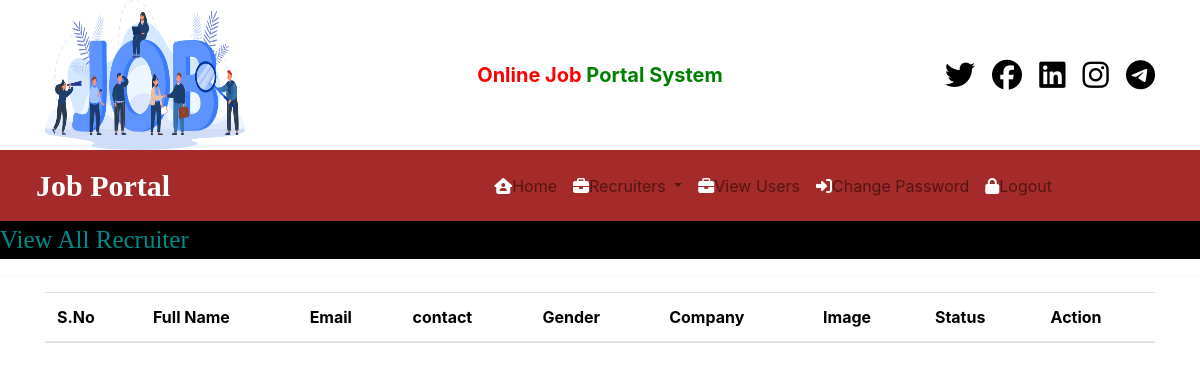
The app's page /recruiter_all/ (signed in), older data.
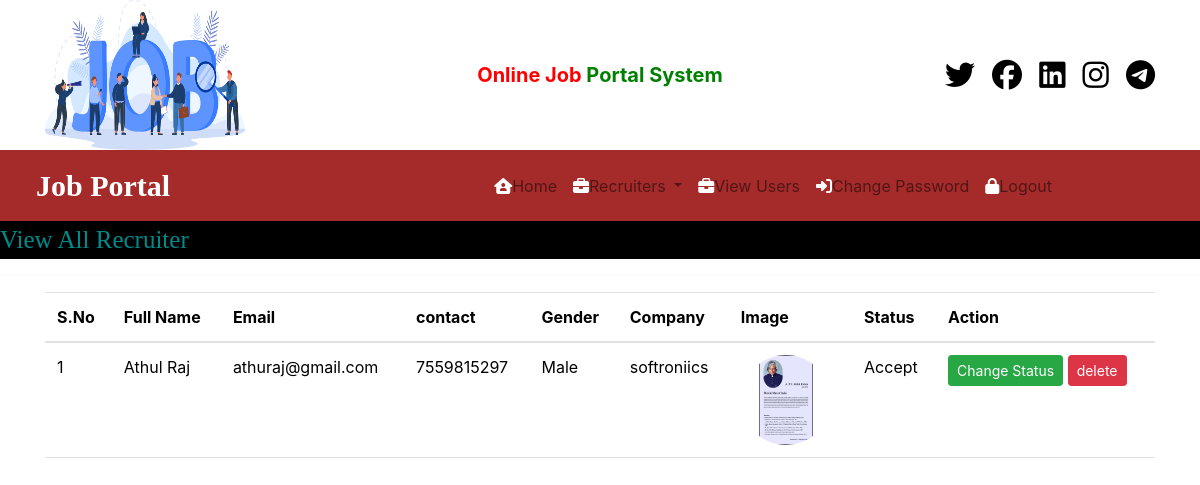
The same page, newer data.
### JobportalApp/models.py (models this page shows, shortened)
class Recruiter(models.Model):
    user = models.ForeignKey(User, on_delete=models.CASCADE)
    mobile = models.CharField(max_length=15, null=True)
    image = models.FileField(null=True)
    gender = models.CharField(max_length=10, null=True)
    company = models.CharField(max_length=10, null=True)
    type = models.CharField(max_length=15, null=True)
    status = models.CharField(max_length=25, null=True)

### JobportalApp/views.py (the view)
# urls.py: path('recruiter_all/', views.recruiter_all, name='recruiter_all'),
def recruiter_all(request):
    if not request.user.is_authenticated:
        return redirect('admin_login')
    data = Recruiter.objects.all()
    d = {'data': data}
    return render(request, "recruiter_all.html", d)

### templates/recruiter_all.html
{% load static %}
{% block body %}
{% include 'admin_navigation.html' %}
<marquee style="font-family: Monotype Corsiva; font-size:25px; color:darkcyan; background-color:black;">
    View All Recruiter
</marquee>
<hr>
<div class="container">
    <table class="table table-hover">
    <thead>
    <tr style="background-color: #DEB887 !important;" id="example">
        <th>S.No</th>
        <th>Full Name</th>
        <th>Email</th>
        <th>contact</th>
        <th>Gender</th>
        <th>Company</th>
        <th>Image</th>
        <th>Status</th>
        <th>Action</th>
    </tr>
    </thead>
    <tbody>
    {% for i in data %}
    <tr>
        <td>{{ forloop.counter }}</td>
        <td>{{ i.user.first_name }} {{ i.user.last_name }}</td>
        <td>{{ i.user.username }}</td>
        <td>{{ i.mobile }}</td>
        <td>{{ i.gender }}</td>
        <td>{{ i.company }}</td>
        <td><img src="{{ i.image.url}}" style="width:90px; height:90px; border-radius:50%"></td>
        <td>{{ i.status }}</td>
        <td>
            <a href="{% url 'change_status' i.id %}" class="btn btn-success btn-sm">Change Status</a>
            <a href="{% url 'delete_recruiter' i.user.id %}" class="btn btn-danger btn-sm">delete</a>
        </td>
    </tr>
    {% endfor %}
    </tbody>
</table>
</div>
{% endblock body %}

Row changes from the older to the newer data that the page shows:
added Recruiter: user.first_name "Athul", user.last_name "Raj", user.username "athuraj@gmail.com", mobile "7559815297", gender "Male", company "softroniics", image (picture), status "Accept"
